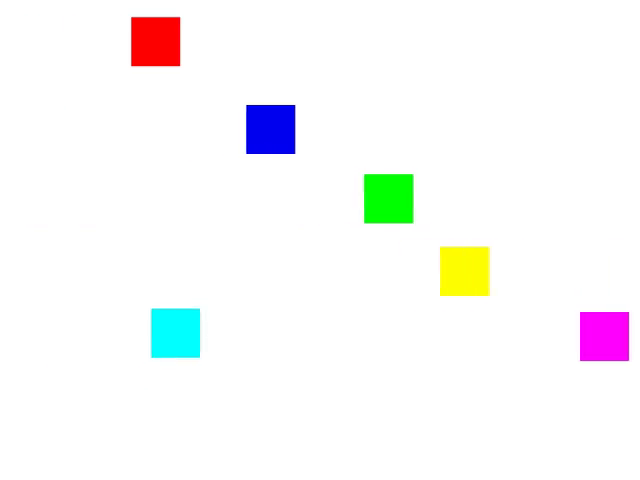
#> input picture frame 24 of Resources/Videos/color1.mp4, 640 x 480 px, given in place of drone1.mp4, which was not available
$ python main.py
#> lines starting #> are read from the running program, lines starting #| are printed output that depends on the picture; after the words box and inside, x2 and y2 are one past the last pixel; in counts of white or black regions, pixels touching at a corner belong together; pictures that were not available may be replaced by others from this repository, and a replacement may not be noted
#> further down, frame is the input picture: shape (480, 640, 3); mean B, G, R 248.8, 248.9, 248.9
### Practice/distanceCalculation/filters.py
import cv2 as cv
import numpy as np


def clearFrame(frame):
    frame1 = cv.cvtColor(frame, cv.COLOR_BGR2HSV)
#> frame1: shape (480, 640, 3); mean H, S, V 6.1, 12, 254.7

    frame1 = cv.bilateralFilter(frame1, 10, 35, 25)
#> frame1: shape (480, 640, 3); mean H, S, V 6.1, 12, 254.7

    blank = np.zeros(frame.shape[:2], dtype='uint8')
    b, g, r = cv.split(frame1)
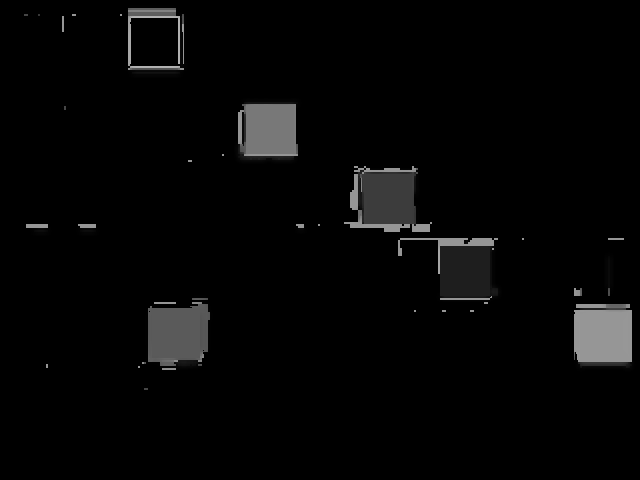
#> b: shape (480, 640); min 0, max 179, mean 6.1
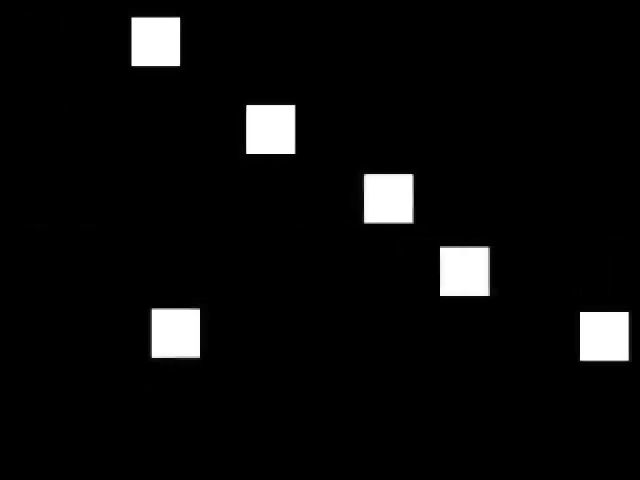
#> g: shape (480, 640); min 0, max 255, mean 12
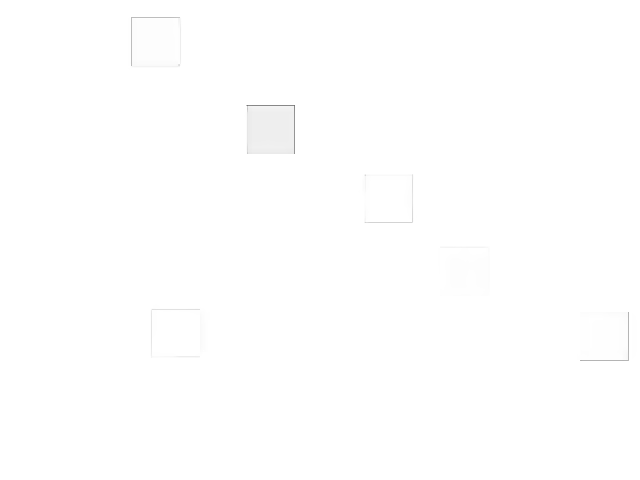
#> r: shape (480, 640); min 115, max 255, mean 254.7
    frame1 = cv.merge([blank, blank, r])
#> frame1: shape (480, 640, 3); mean H, S, V 0, 0, 254.7
    frame2 = cv.merge([blank, g, r])
#> frame2: shape (480, 640, 3); mean H, S, V 0, 12, 254.7
    clearFrame = diff_img = cv.absdiff(frame1, frame2)
#> clearFrame: shape (480, 640, 3); mean H, S, V 0, 12, 0
    clearFrame = (255 - clearFrame)
#> clearFrame: shape (480, 640, 3); mean H, S, V 255, 243, 255
    clearFrame = cv.cvtColor(clearFrame, cv.COLOR_BGR2GRAY)
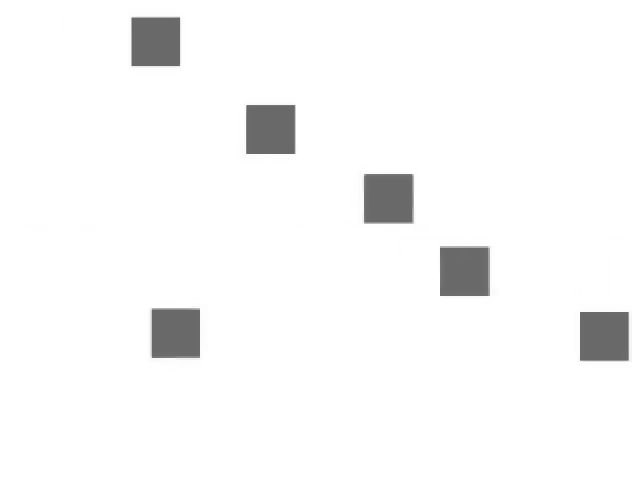
#> clearFrame: shape (480, 640); min 105, max 255, mean 247.9
    threshold, clearFrame = cv.threshold(clearFrame, 175, 255, cv.THRESH_BINARY_INV)
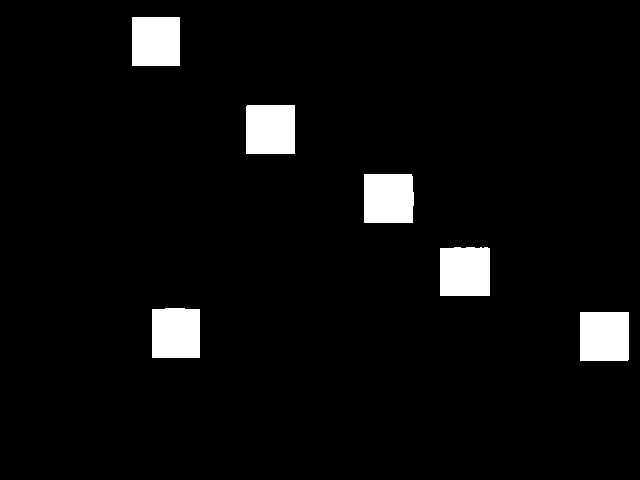
#> clearFrame: shape (480, 640); 4.7% white; 6 white regions
    return clearFrame

def getContours(clearFrame,drawnFrame):
    contours, hierarchies = cv.findContours(clearFrame, cv.RETR_LIST, cv.CHAIN_APPROX_SIMPLE)
#> contours = 6 contours; box (x1, y1, x2, y2) and area: (440, 247, 490, 296) 2325, (364, 174, 414, 223) 2316, (580, 312, 629, 361) 2304, (246, 105, 295, 154) 2304, (152, 308, 200, 358) 2276, (132, 17, 180, 66) 2256
    filtredContours=[]
    for c in contours:
        x = cv.contourArea(c)
        if (x > 700):
            # cv.drawContours(drawnFrame, [c], -1, (0, 255, 0), 2)
            filtredContours.append(c)
#> this loop made 6 passes
#> x on passes 1 to 5: 2303.5, 2276, 2325, 2316.5, 2303.5
#> (c, x) on pass 6: ([[132, 17], [132, 65], [179, 65], [179, 17]], 2256)
#> after the loop, filtredContours has the same summary as contours
    return filtredContours,drawnFrame

### Practice/distanceCalculation/calculations.py
import cv2 as cv
import numpy as np

# [4 lines left out: function detectCorners, not called in this run]

def getSlope(contours,frame):
    if(len(contours)!=1):
        # raise Exception("The number of contours is not equal to 1")
        pass
    else:
        contour=contours[0]
        cprop=cv.boundingRect(contour) #x, y, w, h
        corners=detectCorners(contour)
        # corners[0][0] sağ üst
        # corners[1][0] sol üst
        # corners[2][0] sol alt
        # corners[3][0] sağ alt
        realCorners=matchCorners(list(cprop),corners)
        cv.circle(frame, realCorners["ul"],5 , (0, 255, 0), thickness=-1)
        cv.circle(frame, realCorners["ur"],5 , (0, 255, 0), thickness=-1)
        cv.circle(frame, realCorners["dr"],5 , (0, 255, 0), thickness=-1)
        cv.circle(frame, realCorners["dl"],5 , (0, 255, 0), thickness=-1)

        m = (realCorners["ul"][0] - realCorners["dl"][0]) / (realCorners["ul"][1] - realCorners["dl"][1])

        # k=100
        # b=((k**2/(m**2+1))**(1/2))
        print(f"eğim => {m}")
        # cv.line(frame, realCorners["ul"], np.array((realCorners["ul"][0]+b*m, realCorners["ul"][1]+b)).astype(int), (0, 255, 0), thickness=3)

        return m

# [24 lines left out: functions matchCorners, proximityMatching, not called in this run]


def findCenterOfGravity(contours,frame):
    if (len(contours) != 1):
        # raise Exception("The number of contours is not equal to 1")
        pass
    else:
        contour=contours[0]
        cprop = cv.boundingRect(contour)  # x, y, w, h
        corners = detectCorners(contour)
        realCorners = matchCorners(list(cprop), corners)
        top=[0,0]
        for i in realCorners:
            top+=realCorners[i]
        cog=top//4
        cv.circle(frame, cog, 5, (0, 255, 0), thickness=-1)
        return cog

### Practice/distanceCalculation/main.py
import cv2 as cv
import numpy as np

import calculations as calc
import filters

videoPath="..\\..\\Resources\\Videos"
capture=cv.VideoCapture(videoPath+"\\drone1.mp4")


while True:
    isTrue, frame=capture.read()
    if isTrue:
        clearFrame=filters.clearFrame(frame)
        contours,drawnFrame=filters.getContours(clearFrame,frame)
        try:
            m=calc.getSlope(contours,frame)
            calc.findCenterOfGravity(contours,frame)
        except Exception as e:
            print(e)
            pass
        cv.imshow('DetectedPos', drawnFrame)
        if cv.waitKey(20) & 0xFF == ord('d'):
#> (key Esc is pressed here)
            break
    else:
        break

capture.release()
cv.destroyAllWindows()

$ run again, starting later in the video
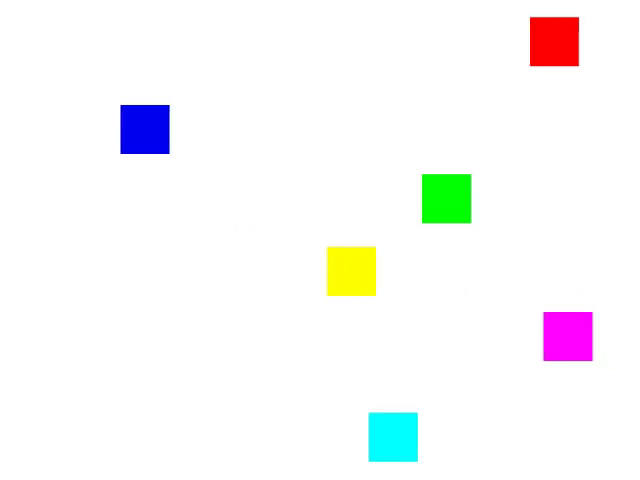
#> input picture frame 108 of Resources/Videos/color1.mp4, 640 x 480 px, given in place of drone1.mp4, which was not available
#> frame is the input picture: shape (480, 640, 3); mean B, G, R 248.8, 248.9, 248.9
#> in clearFrame, `b, g, r = cv.split(frame1)`:
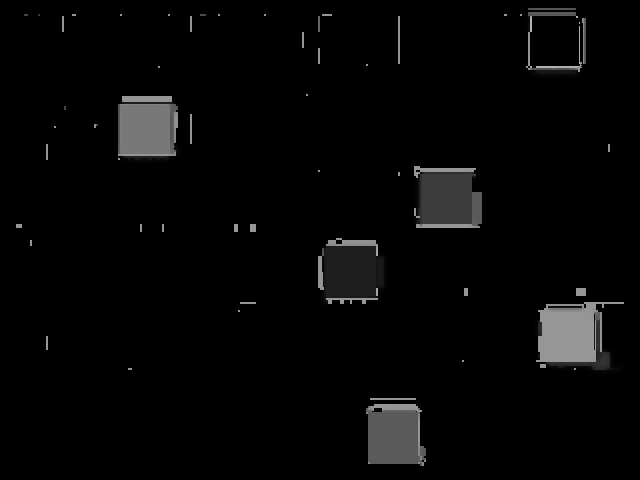
#> b: shape (480, 640); min 0, max 179, mean 6.3
#> frame2: shape (480, 640, 3); mean H, S, V 0, 12, 254.7
#> in clearFrame, `threshold, clearFrame = cv.threshold(clearFrame, 175, 255, cv.THRESH_B..`:
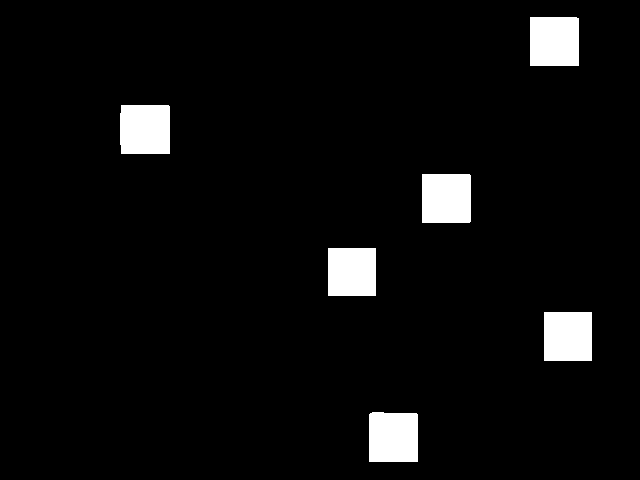
#> clearFrame: shape (480, 640); 4.7% white; 6 white regions
#> in getContours, `contours, hierarchies = cv.findContours(clearFrame, cv.RETR_LIST, cv.C..`: contours = 6 contours; box (x1, y1, x2, y2) and area: (120, 105, 170, 154) 2336, (369, 412, 418, 462) 2315, (422, 174, 471, 223) 2303, (530, 17, 579, 66) 2302, (544, 312, 592, 361) 2256, (328, 248, 376, 296) 2209
#> the loop in getContours, `for c in contours:` made 6 passes
#> x on passes 1, 4, 5, 6: 2315, 2303, 2335.5, 2302.5
#> after the loop in getContours, `for c in contours:`: filtredContours has the same summary as contours

$ run again, starting later in the video
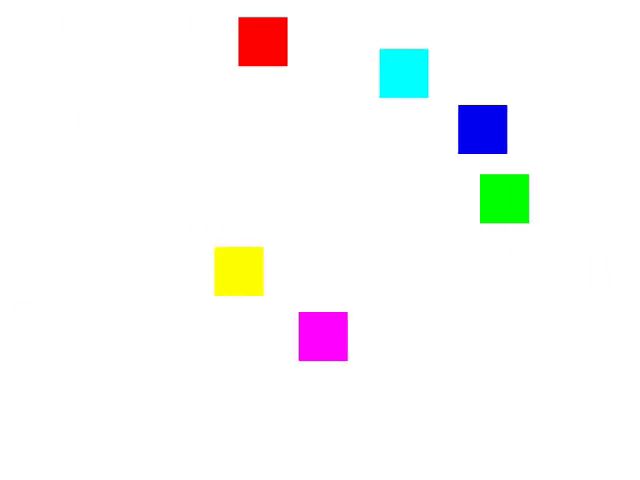
#> input picture frame 192 of Resources/Videos/color1.mp4, 640 x 480 px, given in place of drone1.mp4, which was not available
#> frame is the input picture: shape (480, 640, 3); mean B, G, R 248.8, 248.9, 248.9
#> in clearFrame, `b, g, r = cv.split(frame1)`:
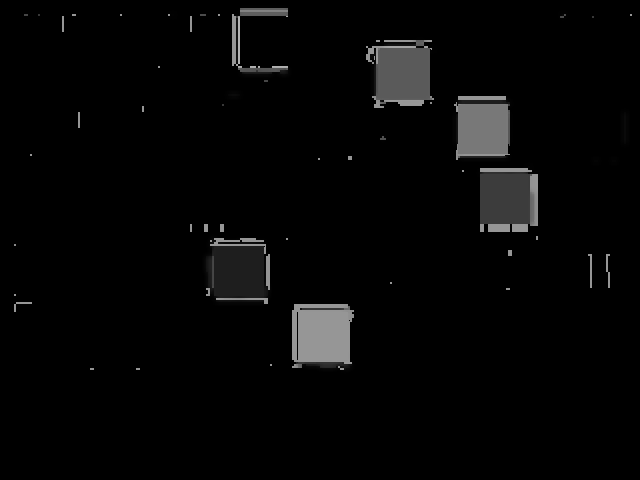
#> b: shape (480, 640); min 0, max 179, mean 6.2
#> frame2: shape (480, 640, 3); mean H, S, V 0, 12, 254.7
#> in clearFrame, `threshold, clearFrame = cv.threshold(clearFrame, 175, 255, cv.THRESH_B..`:
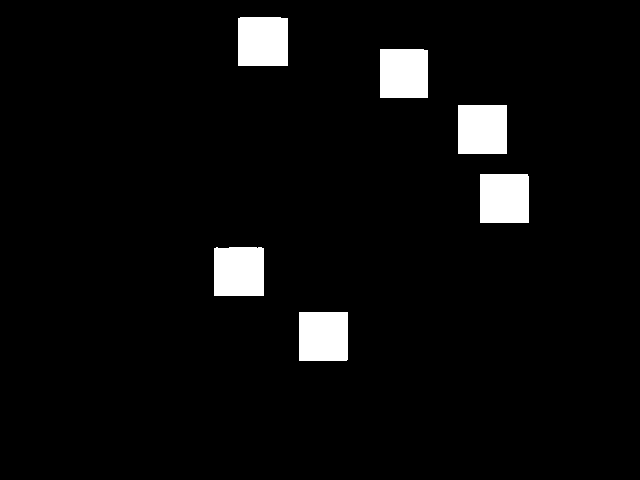
#> clearFrame: shape (480, 640); 4.7% white; 6 white regions
#> in getContours, `contours, hierarchies = cv.findContours(clearFrame, cv.RETR_LIST, cv.C..`: contours = 6 contours; box (x1, y1, x2, y2) and area: (238, 17, 288, 66) 2344, (214, 247, 264, 296) 2337, (458, 105, 507, 154) 2304, (299, 312, 348, 361) 2304, (480, 174, 529, 223) 2302, (380, 49, 428, 98) 2252
#> the loop in getContours, `for c in contours:` made 6 passes
#> x on passes 1, 2, 3, 5, 6: 2303.5, 2337, 2302.5, 2252.5, 2344
#> after the loop in getContours, `for c in contours:`: filtredContours has the same summary as contours
